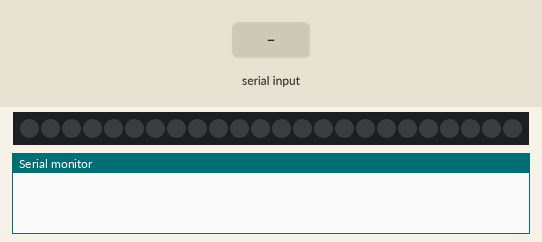
Simulated run of this sketch. Board: Arduino Uno, built with avr-gcc and run on an emulated ATmega328P. Shown: 24 RGB LEDs in strip order, left to right, the last lines printed to the serial monitor. Inputs (shaded band) come from the test bench. Dim RGB values are drawn brighter than linear.

Above: at 1.2 s.
1.3 s: "4" received over Serial
At 1.47 s:
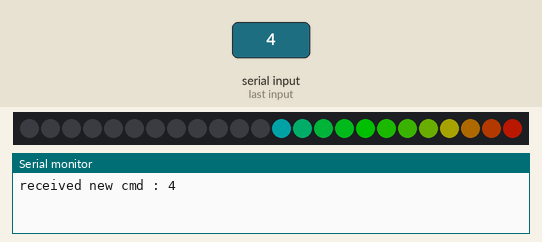
3.7 s: "-" received over Serial
At 3.87 s:
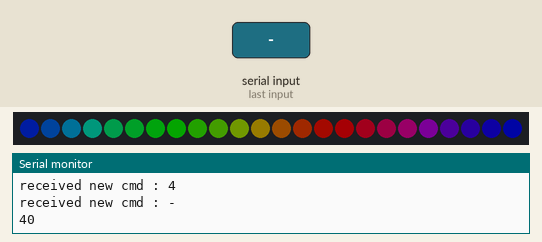
6.7 s: "1" received over Serial
At 6.88 s:
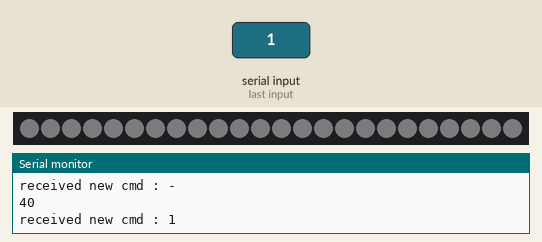
8.4 s: "2" received over Serial
At 8.64 s:
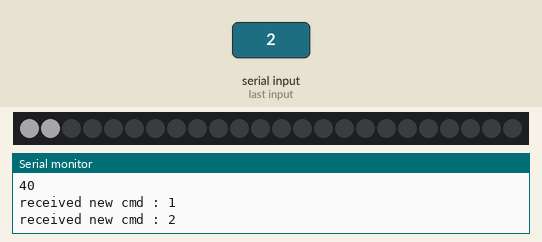
10.3 s: "3" received over Serial
At 10.69 s:
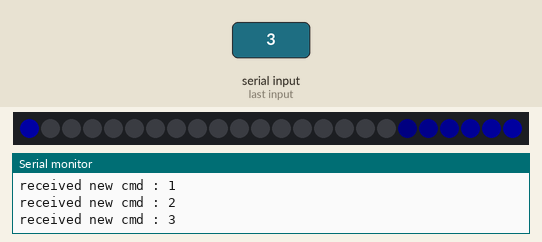
12.9 s: "5" received over Serial
At 13.39 s:
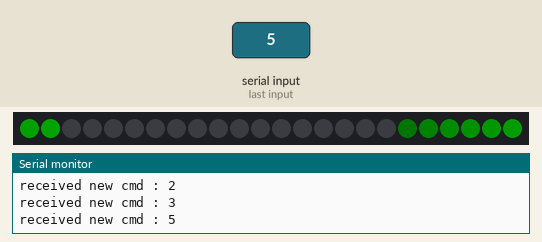

The sketch:

Neopixel.ino
```cpp
#include <Arduino_FreeRTOS.h>
#include <Adafruit_NeoPixel.h>

// PIN connected to the NeoPixel
#define PIN 6

// Size of the Neopixel Ring
#define STRIPSIZE 24

// Various vars
char s;
bool interrupt = false;
int brightness = 80;

Adafruit_NeoPixel strip = Adafruit_NeoPixel(STRIPSIZE, PIN, NEO_GRB + NEO_KHZ800);


// Reset the Neopixel to all black
void animReset() {
  for (uint16_t i = 0; i < strip.numPixels(); i++) {
    strip.setPixelColor(i, strip.Color(0, 0, 0));
    strip.show();
  }
}

// Green wheel
uint32_t GWheel(byte WheelPos) {
  if (WheelPos < 85) {
    return strip.Color(0,  255 - WheelPos * 3, 0);
  } else if (WheelPos < 300) {
    WheelPos -= 85;
    return strip.Color(0, 0, 0);
  } else {
    WheelPos -= 170;
    return strip.Color(0, WheelPos * 3, 0);
  }
}

// Blue wheel
uint32_t BWheel(byte WheelPos) {
  if (WheelPos < 85) {
    return strip.Color(0, 0, 255 - WheelPos * 3);
  } else if (WheelPos < 300) {
    WheelPos -= 85;
    return strip.Color(0, 0, 0);
  } else {
    WheelPos -= 170;
    return strip.Color(0, 0, WheelPos * 3);
  }
}

// Rainbow wheel
uint32_t RGBWheel(byte WheelPos) {
  WheelPos = 255 - WheelPos;
  if (WheelPos < 85) {
    return strip.Color(255 - WheelPos * 3, 0, WheelPos * 3);
  }
  if (WheelPos < 170) {
    WheelPos -= 85;
    return strip.Color(0, WheelPos * 3 , 255 - WheelPos * 3);
  }
  WheelPos -= 170;
  return strip.Color(WheelPos * 3 , 255 - WheelPos * 3 , 0);
}


// Tasks
void TaskRing( void *pvParameters );
void TaskSerial( void *pvParameters );

void setup() {

  // initialize serial communication with baudrate of 9600
  Serial.begin(9600);
  strip.begin();

  // set initial Neopixel brightness
  strip.setBrightness(brightness);
  strip.show();

  // Now set up two tasks to run independently.


  xTaskCreate(
    TaskSerial
    ,  (const portCHAR *) "serial"
    ,  128  // Stack size
    ,  NULL
    ,  2  // Priority
    ,  NULL );

  xTaskCreate(
    TaskRing
    ,  (const portCHAR *)"ring"   // A name just for humans
    ,  128  // This stack size can be checked & adjusted by reading the Stack Highwater
    ,  NULL
    ,  2  // Priority, with 3 (configMAX_PRIORITIES - 1) being the highest, and 0 being the lowest.
    ,  NULL );


  // Now the task scheduler, which takes over control of scheduling individual tasks, is automatically started.
}

void loop()
{
  // Empty. Things are done in Tasks.
}

/*--------------------------------------------------*/
/*---------------------- Tasks ---------------------*/
/*--------------------------------------------------*/

void TaskRing(void *pvParameters)  // This is a task.
{
  (void) pvParameters;

  for (;;) // A Task shall never return or exit.
  {

    if (s == '0') {
      animReset();
    }

    // Breathing animation
    if (s == '1') {
      int currBrightness = brightness;

      // Way up
      for (int j = 16; j < 200; j++) {
        if (j % 4 == 0) {
          currBrightness += 1;
          strip.setBrightness(currBrightness);
        }
        else {
          for (uint16_t i = 0; i < strip.numPixels(); i++) {
            strip.setPixelColor(i, strip.Color(j, j, j));
          }
          if (interrupt == true) {
            break;
          }
          strip.show();
          delay(16);
        }
      }

      // Avoid going in this loop if the previous one was break;
      if (!interrupt) {

        // Way down
        for (int j = 200; j > 16; j--) {

          if (j % 4 == 0) {
            currBrightness -= 1;
            strip.setBrightness(currBrightness);
          }
          else {
            for (uint16_t i = 0; i < strip.numPixels(); i++) {
              strip.setPixelColor(i, strip.Color(j, j, j));
            }

            if (interrupt == true) {
              interrupt = false;
              strip.setBrightness(brightness);
              animReset();
              break;
            }
            strip.show();
            delay(16);
          }
        }
      }

      //Clean up
      else {
        interrupt = false;
        strip.setBrightness(brightness);
        animReset();
      }
    }


    // Loading animation
    if (s == '2') {
      for (uint16_t i = 0; i < strip.numPixels(); i++) {
        strip.setPixelColor(i, strip.Color(255, 255, 255));
        strip.show();
        if (interrupt == true) {
          interrupt = false;
          animReset();
          break;
        }
        delay(120);
      }
    }

    // Hotword detected and listening to command
    else if (s == '3') {
      uint16_t i, j;
      for (j = 0; j < 256; j++) {
        //for(i=0; i< strip.numPixels(); i++) {     // Original code
        for (i = 0; i <= strip.numPixels(); i++) { // Attempt to reverse direction of rainbow from 17 to 0
          strip.setPixelColor(strip.numPixels() - i, BWheel(((i * 256 / strip.numPixels()) + j) & 255));
        }

        if (interrupt == true) {
          interrupt = false;
          animReset();
          break;
        }
        strip.show();
        delay(1);
      }
    }


    // Thinking  state
    else if (s == '4') {
      uint16_t i, j;
      for (j = 0; j < 256; j++) {
        for (i = 0; i <= strip.numPixels(); i++) {
          strip.setPixelColor(strip.numPixels() - i, RGBWheel(((i * 256 / strip.numPixels()) + j) & 255));
        }
        if (interrupt == true) {
          interrupt = false;
          animReset();
          break;
        }
        strip.show();
        delay(2);
      }
    }

    // Janet is speaking
    else if (s == '5') {
      uint16_t i, j;
      for (j = 0; j < 256; j++) {
        //for(i=0; i< strip.numPixels(); i++) {     // Original code
        for (i = 0; i <= strip.numPixels(); i++) { // Attempt to reverse direction of rainbow from 17 to 0
          strip.setPixelColor(strip.numPixels() - i, GWheel(((i * 256 / strip.numPixels()) + j) & 255));
        }
        if (interrupt == true) {
          interrupt = false;
          animReset();
          break;
        }
        strip.show();
        delay(1);
      }
    }

    // Error state
    else if (s == '6') {
      for (int j = 0; j < 5; j++) {
        for (uint16_t i = 0; i < strip.numPixels(); i++) {
          strip.setPixelColor(i, strip.Color(255, 0, 0));
        }

        if (interrupt == true) {
          interrupt = false;
          animReset();
          break;
        }
        strip.show();
        delay(120);
        for (uint16_t i = 0; i < strip.numPixels(); i++) {
          strip.setPixelColor(i, strip.Color(0, 0, 0));
        }

        if (interrupt == true) {
          interrupt = false;
          animReset();
          break;
        }

        strip.show();
        delay(120);
      }
    }
  }
}
void TaskSerial(void *pvParameters)  // This is a task.
{
  (void) pvParameters;

  for (;;)
  {
    if (Serial.available()) {
      char c = Serial.read();
      Serial.print("received new cmd : ");
      Serial.println(c);
      if (c == '0' || c == '1' || c == '2' || c == '3' || c == '4' || c == '5' || c == '6') {
        if (s != c) {
          s = c;
          interrupt = true;
        }
      }

      else if (c == '+') {
        if (brightness < 200) {
          brightness += 40;
          Serial.println(brightness);
          strip.setBrightness(brightness);
        }
      }

      else if (c == '-') {
        if (brightness > 20 ) {
          brightness -= 40;
          Serial.println(brightness);
          strip.setBrightness(brightness);
        }
      }
    }
  }
}
```

Measured:
- after the input at 1.3 s, the LEDs: change at once (image 1)
- after the input at 6.7 s, the LEDs: first change at once (image 3 shows a later state)
- after the input at 8.4 s, the LEDs: first change after 0.06 s (image 4 shows a later state)
- after the input at 10.3 s, the LEDs: change after 0.25 s (image 5)
- after the input at 12.9 s, the LEDs: first change after 0.05 s (image 6 shows a later state)
